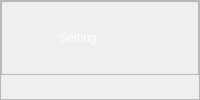
               <widget class="QFrame" name="frame_152">
                <property name="sizePolicy">
                 <sizepolicy hsizetype="Expanding" vsizetype="Expanding">
                  <horstretch>7</horstretch>
                  <verstretch>2</verstretch>
                 </sizepolicy>
                </property>
                <property name="minimumSize">
                 <size>
                  <width>70</width>
                  <height>18</height>
                 </size>
                </property>
                <property name="styleSheet">
                 <string notr="true"/>
                </property>
                <property name="frameShape">
                 <enum>QFrame::StyledPanel</enum>
                </property>
                <property name="frameShadow">
                 <enum>QFrame::Raised</enum>
                </property>
                <layout class="QHBoxLayout" name="horizontalLayout_84">
                 <property name="leftMargin">
                  <number>0</number>
                 </property>
                 <property name="topMargin">
                  <number>0</number>
                 </property>
                 <property name="rightMargin">
                  <number>0</number>
                 </property>
                 <property name="bottomMargin">
                  <number>24</number>
                 </property>
                 <item>
                  <widget class="QFrame" name="frame_153">
                   <property name="sizePolicy">
                    <sizepolicy hsizetype="Expanding" vsizetype="Expanding">
                     <horstretch>0</horstretch>
                     <verstretch>0</verstretch>
                    </sizepolicy>
                   </property>
                   <property name="maximumSize">
                    <size>
                     <width>16777215</width>
                     <height>88</height>
                    </size>
                   </property>
                   <property name="styleSheet">
                    <string notr="true">#frame_153{
border-image: url(:/images/phptps/frame 1-01.svg);
}</string>
                   </property>
                   <property name="frameShape">
                    <enum>QFrame::StyledPanel</enum>
                   </property>
                   <property name="frameShadow">
                    <enum>QFrame::Raised</enum>
                   </property>
                   <layout class="QHBoxLayout" name="horizontalLayout_85">
                    <property name="topMargin">
                     <number>3</number>
                    </property>
                    <property name="bottomMargin">
                     <number>3</number>
                    </property>
                    <item>
                     <widget class="QPushButton" name="pushButton_3">
                      <property name="sizePolicy">
                       <sizepolicy hsizetype="Expanding" vsizetype="Expanding">
                        <horstretch>2</horstretch>
                        <verstretch>2</verstretch>
                       </sizepolicy>
                      </property>
                      <property name="styleSheet">
                       <string notr="true">background-color: none;
border:none;
image: url(:/images/phptps/setting.svg);
margin:5</string>
                      </property>
                      <property name="text">
                       <string/>
                      </property>
                     </widget>
                    </item>
                    <item>
                     <widget class="QPushButton" name="pushButton_2">
                      <property name="sizePolicy">
                       <sizepolicy hsizetype="Expanding" vsizetype="Expanding">
                        <horstretch>3</horstretch>
                        <verstretch>2</verstretch>
                       </sizepolicy>
                      </property>
                      <property name="styleSheet">
                       <string notr="true">background-color: none;
border:none;
color: rgb(255, 255, 255);</string>
                      </property>
                      <property name="text">
                       <string>Setting</string>
                      </property>
                     </widget>
                    </item>
                    <item>
                     <widget class="QPushButton" name="pushButton">
                      <property name="sizePolicy">
                       <sizepolicy hsizetype="Expanding" vsizetype="Expanding">
                        <horstretch>7</horstretch>
                        <verstretch>2</verstretch>
                       </sizepolicy>
                      </property>
                      <property name="minimumSize">
                       <size>
                        <width>70</width>
                        <height>18</height>
                       </size>
                      </property>
                      <property name="styleSheet">
                       <string notr="true">background-color: none;
image: url(:/images/phptps/line deraz-02-02.svg);
border:none;</string>
                      </property>
                      <property name="text">
                       <string/>
                      </property>
                     </widget>
                    </item>
                   </layout>
                  </widget>
                 </item>
                </layout>
               </widget>
